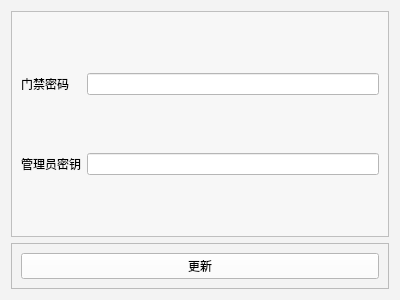
<?xml version="1.0" encoding="UTF-8"?>
<ui version="4.0">
 <class>change_door_pw</class>
 <widget class="QWidget" name="change_door_pw">
  <property name="geometry">
   <rect>
    <x>0</x>
    <y>0</y>
    <width>400</width>
    <height>300</height>
   </rect>
  </property>
  <property name="windowTitle">
   <string>Form</string>
  </property>
  <property name="styleSheet">
   <string notr="true">background-color: rgb(243, 243, 243);</string>
  </property>
  <layout class="QVBoxLayout" name="verticalLayout_2">
   <item>
    <widget class="QFrame" name="frame_2">
     <property name="sizePolicy">
      <sizepolicy hsizetype="Preferred" vsizetype="Preferred">
       <horstretch>0</horstretch>
       <verstretch>10</verstretch>
      </sizepolicy>
     </property>
     <property name="styleSheet">
      <string notr="true">background-color: rgb(247, 247, 247);</string>
     </property>
     <property name="frameShape">
      <enum>QFrame::StyledPanel</enum>
     </property>
     <property name="frameShadow">
      <enum>QFrame::Raised</enum>
     </property>
     <layout class="QGridLayout" name="gridLayout">
      <item row="0" column="0">
       <widget class="QLabel" name="label">
        <property name="text">
         <string>门禁密码</string>
        </property>
       </widget>
      </item>
      <item row="0" column="1">
       <widget class="QLineEdit" name="door_pw_text">
        <property name="styleSheet">
         <string notr="true">background-color: rgb(255, 255, 255);</string>
        </property>
       </widget>
      </item>
      <item row="1" column="0">
       <widget class="QLabel" name="label_2">
        <property name="text">
         <string>管理员密钥</string>
        </property>
       </widget>
      </item>
      <item row="1" column="1">
       <widget class="QLineEdit" name="manager_pw_text">
        <property name="styleSheet">
         <string notr="true">background-color: rgb(255, 255, 255);</string>
        </property>
       </widget>
      </item>
     </layout>
    </widget>
   </item>
   <item>
    <widget class="QFrame" name="frame">
     <property name="frameShape">
      <enum>QFrame::StyledPanel</enum>
     </property>
     <property name="frameShadow">
      <enum>QFrame::Raised</enum>
     </property>
     <layout class="QVBoxLayout" name="verticalLayout">
      <item>
       <widget class="QPushButton" name="refresh_btn">
        <property name="styleSheet">
         <string notr="true">background-color: rgb(255, 255, 255);</string>
        </property>
        <property name="text">
         <string>更新</string>
        </property>
       </widget>
      </item>
     </layout>
    </widget>
   </item>
  </layout>
 </widget>
 <resources/>
 <connections>
  <connection>
   <sender>refresh_btn</sender>
   <signal>clicked()</signal>
   <receiver>change_door_pw</receiver>
   <slot>update_pw()</slot>
   <hints>
    <hint type="sourcelabel">
     <x>196</x>
     <y>280</y>
    </hint>
    <hint type="destinationlabel">
     <x>20</x>
     <y>240</y>
    </hint>
   </hints>
  </connection>
 </connections>
 <slots>
  <slot>refresh_threading()</slot>
  <slot>update_pw()</slot>
 </slots>
</ui>
